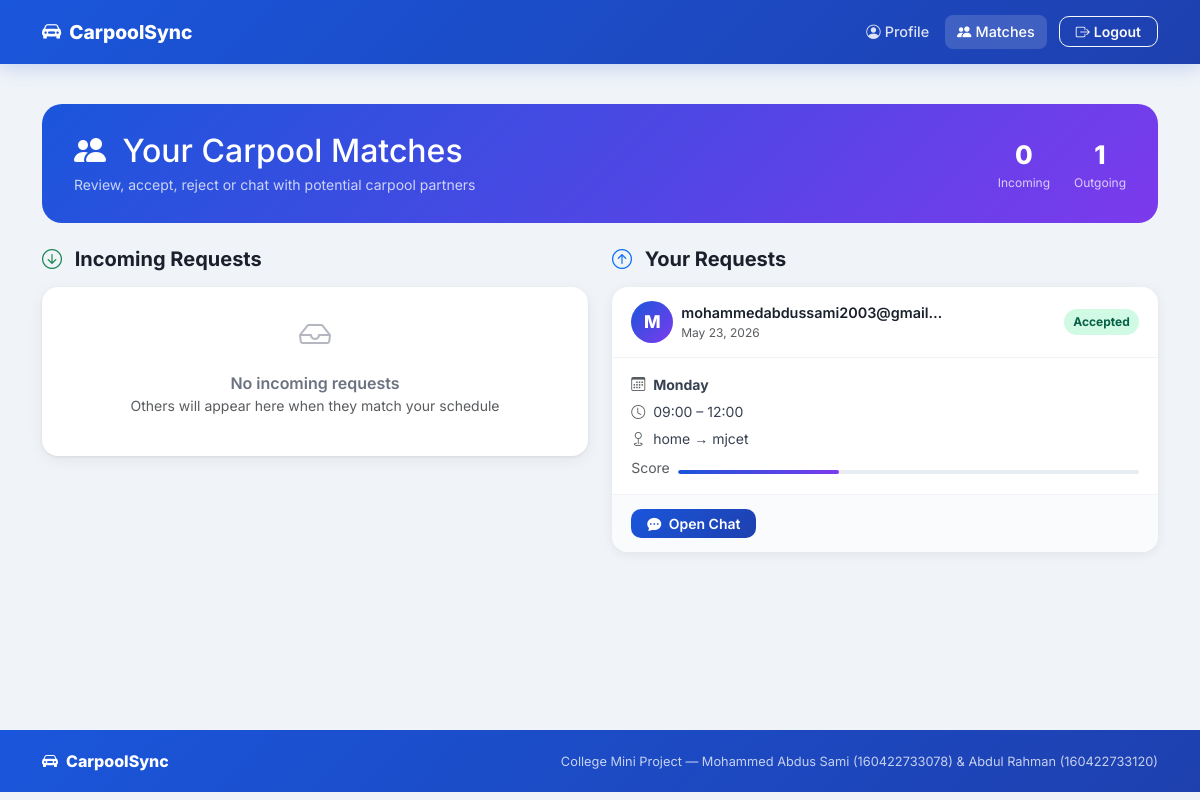
Screenshot of /matches/ (signed in) with the database file from the repository.
### scheduler/models.py (models this page shows, shortened)
class Match(models.Model):
    STATUS_CHOICES = [
        ('pending', 'Pending'),
        ('accepted', 'Accepted'),
        ('rejected', 'Rejected'),
    ]
    schedule1 = models.ForeignKey(Schedule, on_delete=models.CASCADE, related_name='schedule1')
    schedule2 = models.ForeignKey(Schedule, on_delete=models.CASCADE, related_name='schedule2')
    status = models.CharField(max_length=10, choices=STATUS_CHOICES, default='pending')
    created_at = models.DateTimeField(default=timezone.now)
    score = models.FloatField(default=0)
    class Meta:
        unique_together = ('schedule1', 'schedule2')

class Schedule(models.Model):
    DAY_CHOICES = [
        ('Mon', 'Monday'),
        ('Tue', 'Tuesday'),
        ('Wed', 'Wednesday'),
        ('Thu', 'Thursday'),
        ('Fri', 'Friday'),
        ('Sat', 'Saturday'),
        ('Sun', 'Sunday'),
    ]
    user = models.ForeignKey(settings.AUTH_USER_MODEL, on_delete=models.CASCADE)
    day = models.CharField(max_length=3, choices=DAY_CHOICES)
    start_time = models.TimeField()
    end_time = models.TimeField()
    origin = models.CharField(max_length=255)
    destination = models.CharField(max_length=255)
    flexible = models.BooleanField(default=False)
    created_at = models.DateTimeField(default=timezone.now)

class CustomUser(AbstractUser):
    username = None
    email = models.EmailField('email address', unique=True)
    USERNAME_FIELD = 'email'
    REQUIRED_FIELDS = []
    objects = CustomUserManager()
    groups = models.ManyToManyField(
        Group,
        verbose_name='groups',
        blank=True,
        help_text='The groups this user belongs to.',
        related_name="customuser_set",
        related_query_name="user",
    )
    user_permissions = models.ManyToManyField(
        Permission,
        verbose_name='user permissions',
        blank=True,
        help_text='Specific permissions for this user.',
        related_name="customuser_set",
        related_query_name="user",
    )

### scheduler/views.py (the view)
# urls.py: path('matches/', views.matches_view, name='matches'),
@login_required
def matches_view(request):
    matches = get_user_matches(request.user).select_related(
        'schedule1__user', 'schedule2__user'
    ).order_by('-created_at')
    incoming, outgoing = [], []
    for match in matches:
        if match.schedule2.user == request.user:
            incoming.append(match)
        else:
            outgoing.append(match)
    return render(request, 'matches.html', {
        'incoming_matches': incoming,
        'outgoing_matches': outgoing,
    })

### scheduler/views.py (called while the page is built)
def get_user_matches(user):
    return Match.objects.filter(
        Q(schedule1__user=user) | Q(schedule2__user=user)
    )

### templates/matches.html (shortened to what this page needs)
{% extends 'base.html' %}
{% block content %}
<div class="container py-2">
    <div class="matches-hero d-flex align-items-center justify-content-between flex-wrap gap-3">
        <div>
            <h2 class="fw-800 mb-1">
                <i class="bi bi-people-fill me-2"></i>
                Your Carpool Matches
            </h2>
            <p class="mb-0 opacity-75 small">
                Review, accept, reject or chat with potential carpool partners
            </p>
        </div>
        <div class="d-flex gap-4">
            <div class="text-center">
                <div style="font-size:1.6rem;font-weight:800">
                    {{ incoming_matches|length }}
                </div>
                <div style="font-size:.75rem;opacity:.75">Incoming</div>
            </div>
            <div class="text-center">
                <div style="font-size:1.6rem;font-weight:800">
                    {{ outgoing_matches|length }}
                </div>
                <div style="font-size:.75rem;opacity:.75">Outgoing</div>
            </div>
        </div>
    </div>
    <div class="row g-4">
        <div class="col-lg-6">
            <h5 class="fw-bold mb-3">
                <i class="bi bi-arrow-down-circle text-success me-2"></i>
                Incoming Requests
            </h5>
            {% if incoming_matches %}
                {% for match in incoming_matches %}
                <div class="match-card incoming">
                    <div class="match-card-header">
                        <div class="d-flex align-items-center gap-2">
                            <div class="match-avatar">
                                {{ match.schedule1.user.email.0|upper }}
                            </div>
                            <div>
                                <div class="fw-semibold" style="font-size:.9rem">
                                    {{ match.schedule1.user.email|truncatechars:28 }}
                                </div>
                                <div class="text-muted" style="font-size:.75rem">
                                    {{ match.created_at|date:"M d, Y" }}
                                </div>
                            </div>
                        </div>
                        <span class="status-badge status-{{ match.status }}">
                            {{ match.get_status_display }}
                        </span>
                    </div>
                    <div class="match-body">
                        <div class="route-row">
                            <i class="bi bi-calendar3 text-muted"></i>
                            <b>{{ match.schedule1.get_day_display }}</b>
                        </div>
                        <div class="route-row">
                            <i class="bi bi-clock text-muted"></i>
                            {{ match.schedule1.start_time|time:"H:i" }}
                            –
                            {{ match.schedule1.end_time|time:"H:i" }}
                        </div>
                        <div class="route-row">
                            <i class="bi bi-geo text-muted"></i>
                            {{ match.schedule1.origin }}
                            →
                            {{ match.schedule1.destination }}
                        </div>
                        <div class="d-flex align-items-center gap-2 mt-2">
                            <small class="text-muted">Score</small>
                            <div class="score-bar flex-grow-1">
                                {% if match.score <= 5 %}
                                    <div class="score-fill" style="width:85%"></div>
                                {% elif match.score <= 15 %}
                                    <div class="score-fill" style="width:60%"></div>
                                {% else %}
                                    <div class="score-fill" style="width:35%"></div>
                                {% endif %}
                            </div>
                        </div>
                    </div>
                    {% if match.status == 'pending' %}
                    <div class="match-actions">
                        <a href="{% url 'update_match_status' match.id 'accepted' %}"
                           class="btn btn-success btn-sm px-3"
                           onclick="return confirm('Accept this match?')">
                            <i class="bi bi-check-lg me-1"></i>
                            Accept
                        </a>
                        <a href="{% url 'update_match_status' match.id 'rejected' %}"
                           class="btn btn-outline-danger btn-sm px-3"
                           onclick="return confirm('Reject this match?')">
                            <i class="bi bi-x-lg me-1"></i>
                            Reject
                        </a>
                    </div>
                    {% elif match.status == 'accepted' %}
                    <div class="match-actions">
                        <a href="{% url 'chat_room' match.id %}"
                           class="btn btn-primary btn-sm px-3">
                            <i class="bi bi-chat-dots-fill me-1"></i>
                            Open Chat
                        </a>
                    </div>
                    {% endif %}
                </div>
                {% endfor %}
            {% else %}
            <div class="empty-state card py-4">
                <i class="bi bi-inbox"></i>
                <p class="fw-semibold mb-0">
                    No incoming requests
                </p>
                <p class="small text-muted">
                    Others will appear here when they match your schedule
                </p>
            </div>
            {% endif %}
        </div>
        <div class="col-lg-6">
            <h5 class="fw-bold mb-3">
                <i class="bi bi-arrow-up-circle text-primary me-2"></i>
                Your Requests
            </h5>
            {% if outgoing_matches %}
                {% for match in outgoing_matches %}
                <div class="match-card outgoing">
                    <div class="match-card-header">
                        <div class="d-flex align-items-center gap-2">
                            <div class="match-avatar">
                                {{ match.schedule2.user.email.0|upper }}
                            </div>
                            <div>
                                <div class="fw-semibold" style="font-size:.9rem">
                                    {{ match.schedule2.user.email|truncatechars:28 }}
                                </div>
                                <div class="text-muted" style="font-size:.75rem">
                                    {{ match.created_at|date:"M d, Y" }}
                                </div>
                            </div>
                        </div>
                        <span class="status-badge status-{{ match.status }}">
                            {{ match.get_status_display }}
                        </span>
                    </div>
                    <div class="match-body">
                        <div class="route-row">
                            <i class="bi bi-calendar3 text-muted"></i>
                            <b>{{ match.schedule2.get_day_display }}</b>
                        </div>
                        <div class="route-row">
                            <i class="bi bi-clock text-muted"></i>
                            {{ match.schedule2.start_time|time:"H:i" }}
                            –
                            {{ match.schedule2.end_time|time:"H:i" }}
                        </div>
                        <div class="route-row">
                            <i class="bi bi-geo text-muted"></i>
                            {{ match.schedule2.origin }}
                            →
                            {{ match.schedule2.destination }}
                        </div>
                        <div class="d-flex align-items-center gap-2 mt-2">
                            <small class="text-muted">Score</small>
                            <div class="score-bar flex-grow-1">
                                {% if match.score <= 5 %}
                                    <div class="score-fill" style="width:85%"></div>
                                {% elif match.score <= 15 %}
                                    <div class="score-fill" style="width:60%"></div>
                                {% else %}
                                    <div class="score-fill" style="width:35%"></div>
                                {% endif %}
                            </div>
                        </div>
                    </div>
                    {% if match.status == 'accepted' %}
                    <div class="match-actions">
                        <a href="{% url 'chat_room' match.id %}"
                           class="btn btn-primary btn-sm px-3">
                            <i class="bi bi-chat-dots-fill me-1"></i>
                            Open Chat
                        </a>
                    </div>
                    {% endif %}
                </div>
                {% endfor %}
            {% endif %}
        </div>
    </div>
</div>
{% endblock %}

### static/css/base.css (style rules this page uses)
* { box-sizing: border-box; margin: 0; padding: 0; }
body { font-family: 'Inter', sans-serif; background: #f0f4f8; color: #1a202c; padding-top: 64px; }
.card { border: none; border-radius: 16px; box-shadow: 0 1px 3px rgba(0,0,0,.07), 0 4px 16px rgba(0,0,0,.06); background: #fff; transition: box-shadow .25s; }
.btn { border-radius: 10px; font-weight: 600; font-size: .875rem; transition: all .2s; }
.btn-primary { background: linear-gradient(135deg,#1a56db,#1e40af); border: none; }
.empty-state { text-align: center; padding: 2.5rem 1rem; color: #9ca3af; }
.empty-state i { font-size: 2.5rem; margin-bottom: .75rem; display: block; opacity: .5; }

### templates/matches.html (style rules this page uses)
.matches-hero { background: linear-gradient(135deg,#1a56db,#7c3aed); border-radius: 20px; padding: 1.75rem 2rem; color: #fff; margin-bottom: 1.5rem; }
.match-card { background: #fff; border-radius: 16px; border: none; box-shadow: 0 2px 12px rgba(0,0,0,.07); margin-bottom: 1rem; transition: all .25s; overflow: hidden; }
.match-card-header { padding: .85rem 1.2rem; display: flex; align-items: center; justify-content: space-between; border-bottom: 1px solid #f0f4f8; }
.match-avatar { width: 42px; height: 42px; border-radius: 50%; display: flex; align-items: center; justify-content: center; font-size: 1.1rem; font-weight: 800; color: #fff; flex-shrink: 0; }
.outgoing .match-avatar { background: linear-gradient(135deg,#1a56db,#7c3aed); }
.match-body { padding: 1rem 1.2rem; }
.route-row { display: flex; align-items: center; gap: .5rem; font-size: .875rem; color: #374151; margin-bottom: .4rem; }
.score-bar { height: 4px; background: #e8edf2; border-radius: 2px; overflow: hidden; margin-top: .5rem; }
.score-fill { height: 100%; background: linear-gradient(90deg,#1a56db,#7c3aed); border-radius: 2px; }
.match-actions { padding: .85rem 1.2rem; background: #fafbfc; border-top: 1px solid #f0f4f8; display: flex; gap: .5rem; flex-wrap: wrap; }
.status-badge { font-size: .75rem; font-weight: 700; padding: .3em .75em; border-radius: 20px; }
.status-accepted { background: #d1fae5; color: #065f46; }
.empty-state { border-radius: 16px; border: none; text-align: center; color: #6b7280; }
.empty-state i { font-size: 2rem; margin-bottom: .75rem; display: block; }

### rows the page displays
Match: schedule2.user.email.0 "M", schedule2.user.email "mohammedabdussami2003@gmail…", created_at "May 23, 2026", status "Accepted", schedule2.day "Monday", schedule2.start_time "09:00", schedule2.end_time "12:00", schedule2.origin "home", schedule2.destination "mjcet", shows "Open Chat"

### other values shown
{{ incoming_matches|length }} "0"
{{ outgoing_matches|length }} "1"
